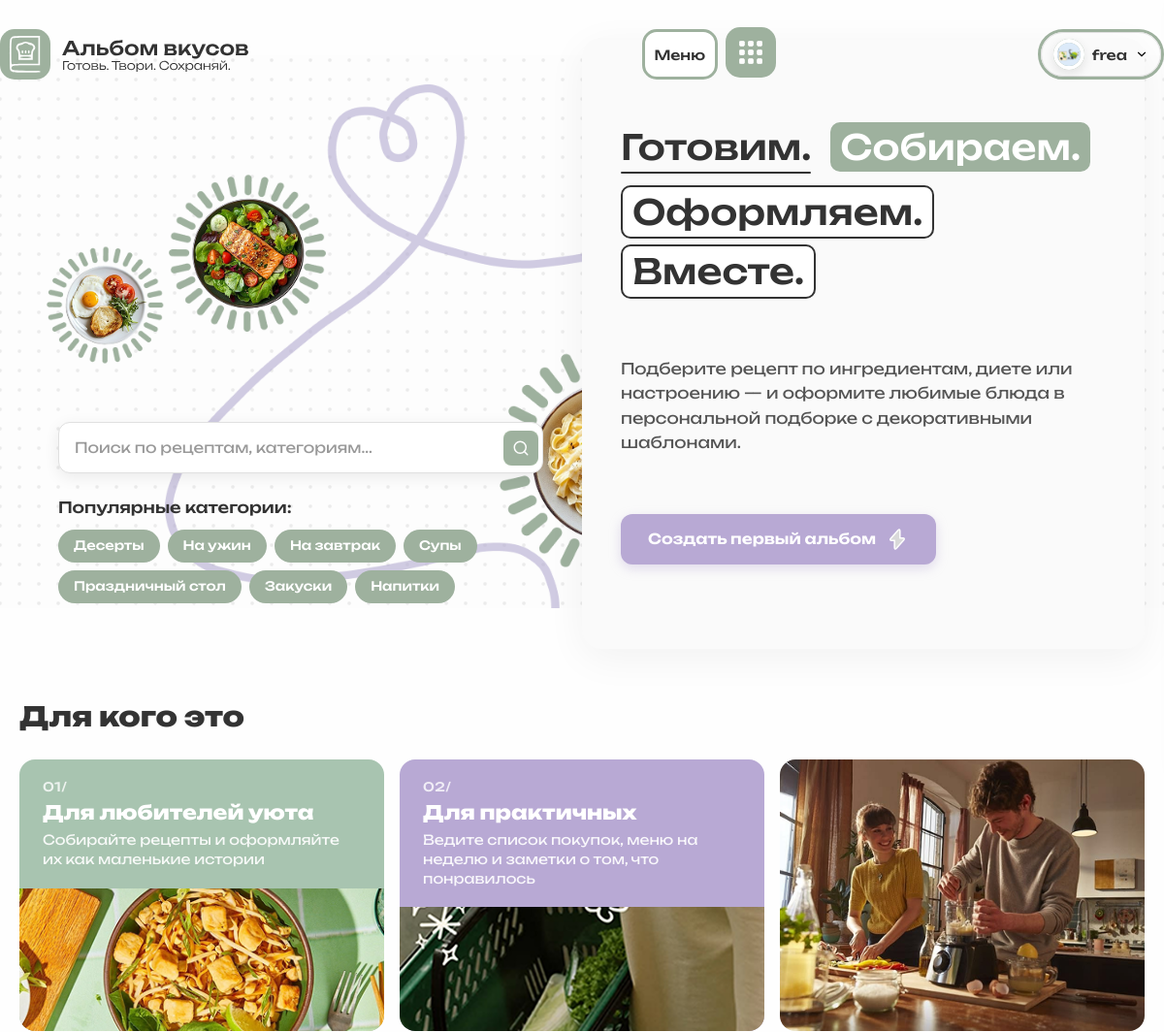
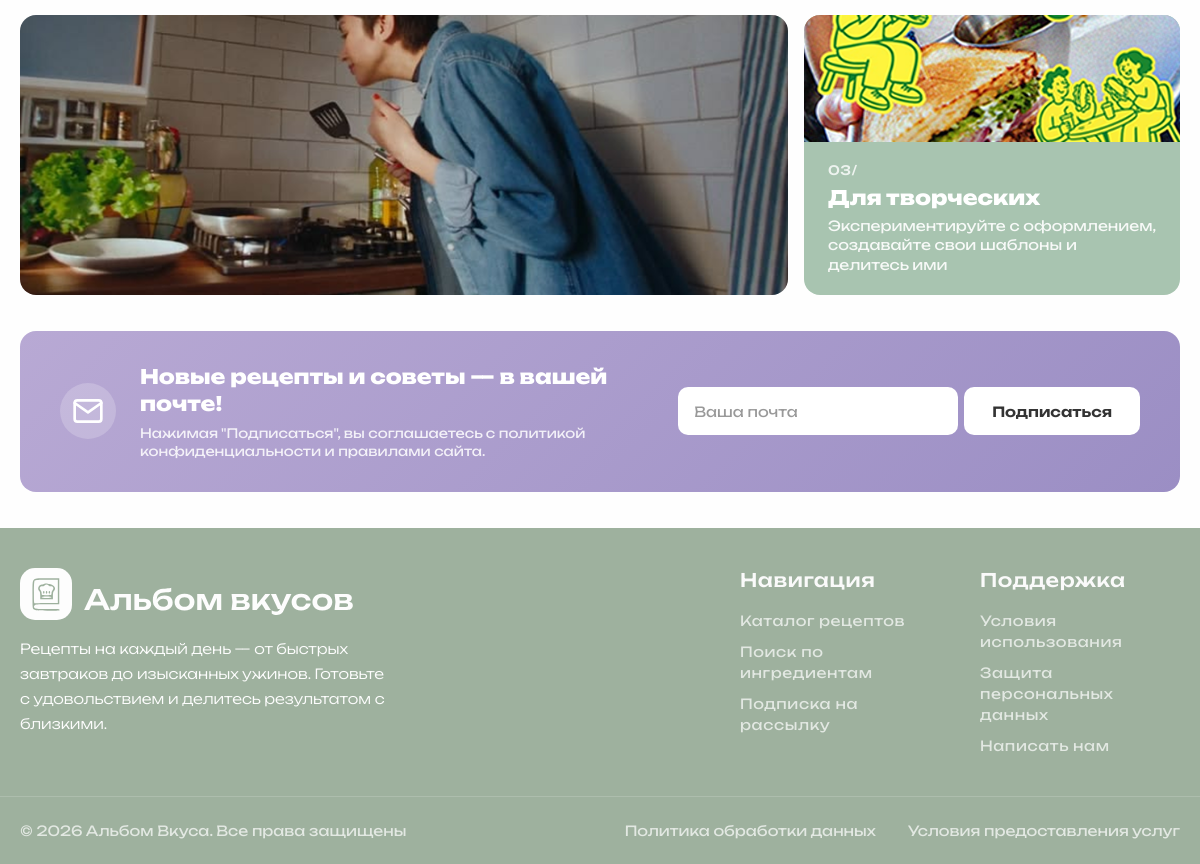
Screenshot of /index.php?page=main (signed in) with the database file from the repository (2 pictures, top to bottom).
### tables this page shows
CREATE TABLE `users` (
  `id` char(36) NOT NULL DEFAULT (uuid()),
  `email` varchar(255) NOT NULL,
  `password_hash` varchar(255) NOT NULL,
  `username` varchar(50) NOT NULL,
  `avatar_url` text,
  `role` enum('user','admin','moderator') NOT NULL DEFAULT 'user',
  `created_at` datetime NOT NULL DEFAULT CURRENT_TIMESTAMP,
  `updated_at` datetime NOT NULL DEFAULT CURRENT_TIMESTAMP ON UPDATE CURRENT_TIMESTAMP
);

CREATE TABLE `categories` (
  `id` char(36) NOT NULL DEFAULT (uuid()),
  `name` varchar(100) NOT NULL,
  `slug` varchar(100) NOT NULL,
  `description` text,
  `image_url` varchar(255) DEFAULT NULL,
  `created_at` datetime NOT NULL DEFAULT CURRENT_TIMESTAMP
);

### includes/hero_main.php (the view, shortened to what this page needs)
<?php
    global $connect;
    $is_logged_in = isset($_SESSION['user_id']) && !empty($_SESSION['user_id']);
    $username = '';
    $user_role = 'guest';
    $avatar_letter = '';
    $user = null;
    if ($is_logged_in) {
        $stmt = $connect->prepare("
            SELECT username, avatar_url, role
            FROM users
            WHERE id = ?
        ");
        $stmt->execute([$_SESSION['user_id']]);
        $user = $stmt->fetch(PDO::FETCH_ASSOC);
        if ($user) {
            $username = $user['username'];
            $user_role = $user['role'] ?? 'user';
            $avatar_letter = mb_strtoupper(mb_substr($username, 0, 1));
        } else {
            $is_logged_in = false;
            session_unset();
            session_destroy();
        }
    }
    $stmt = $connect->query("
        SELECT c.id, c.name, c.slug, COUNT(r.id) AS recipe_count
        FROM categories c
        LEFT JOIN recipe_categories rc ON c.id = rc.category_id
        LEFT JOIN recipes r ON rc.recipe_id = r.id AND r.status = 'published' AND r.deleted_at IS NULL
        GROUP BY c.id, c.name, c.slug
        ORDER BY recipe_count DESC
        LIMIT 7
    ");
    $popular_categories = $stmt->fetchAll(PDO::FETCH_ASSOC);
?>
<div class="hero_wrapper">
    <header class="v1 desktop_header">
        <div class="header_container">
            <div
                style="display: flex; align-items: center; max-width: 800px; width:100%; justify-content: space-between">
                <a href="?page=main">
                    <div class="logo_container"></div>
                </a>
                <div class="header_center">
                    <button class="menu_btn_v1" id="menuBtnV1">Меню</button>
                    <a href="?page=categories"><button class="menu_btn"></button></a>
                </div>
            </div>
            <div class="auth_buttons">
                <?php if ($is_logged_in): ?>
                <div class="user_menu" id="userMenu">
                    <button class="user_menu_toggle" id="userMenuToggle" aria-label="Меню пользователя">
                        <div class="user_avatar_mini">
                            <?php if (!empty($user['avatar_url'])): ?>
                            <img class='profile_avatar' src="<?= htmlspecialchars($user['avatar_url']) ?>" alt="Аватар">
                            <?php else: ?>
                            <span><?= htmlspecialchars($avatar_letter) ?></span>
                            <?php endif; ?>
                        </div>
                        <span class="user_name_mini"><?= htmlspecialchars($username) ?></span>
                        <svg class="chevron_mini" width="14" height="14" viewBox="0 0 24 24" fill="none"
                            stroke="currentColor" stroke-width="2" stroke-linecap="round">
                            <polyline points="6 9 12 15 18 9" />
                        </svg>
                    </button>
                </div>
                <?php else: ?>
                <a href="#" class="auth-btn active" id="loginBtn">Войти</a>
                <a href="#" class="auth-btn" id="registerBtn">Регистрация</a>
                <?php endif; ?>
            </div>
        </div>
    </header>
    <section class="hero_banner">
        <div class="hero_left">
            <div class="hero_left_content">
                <div class="hero_search_wrapper">
                    <form class="hero_search" id="heroSearchForm">
                        <input type="text" name="q" placeholder="Поиск по рецептам, категориям..." id="heroSearchInput"
                            autocomplete="off">
                        <button type="submit" class="search_submit" aria-label="Искать">
                            <img src="asset/img/search_icon.svg" alt="">
                        </button>
                    </form>
                </div>
                <div class="hero_categories">
                    <p class="categories_label">Популярные категории:</p>
                    <div class="categories_tags">
                        <?php if (!empty($popular_categories)): ?>
                        <?php foreach ($popular_categories as $cat): ?>
                        <a href="?page=category&slug=<?= urlencode($cat['slug']) ?>" class="category_tag">
                            <?= htmlspecialchars($cat['name']) ?>
                        </a>
                        <?php endforeach; ?>
                        <?php else: ?>
                        <a href="?page=categories" class="category_tag">Все категории</a>
                        <?php endif; ?>
                    </div>
                </div>
            </div>
        </div>
        <div class="hero_right">
            <h1 class="hero_title">
                <span class="title-line highlight--underline">Готовим.</span>
                <span class="title-line highlight highlight--green">Собираем.</span>
                <span class="title-line highlight highlight--outline">Оформляем.</span>
                <span class="title-line highlight highlight--outline">Вместе.</span>
            </h1>
            <p class="hero_description">
                Подберите рецепт по ингредиентам, диете или настроению — и оформите любимые блюда в персональной
                подборке с декоративными шаблонами.
            </p>
            <?php if ($is_logged_in && $user_role === 'user'): ?>
            <a href="?page=albums" class="hero_cta">
                Создать первый альбом
                <img src='asset/img/icon_flash.svg'>
            </a>
            <?php endif; ?>
        </div>
    </section>
</div>

### rows the page displays
users: avatar_url (picture), username "frea"
categories: name "Десерты"
categories: name "На ужин"
categories: name "На завтрак"
categories: name "Супы"
categories: name "Праздничный стол"
categories: name "Закуски"
categories: name "Напитки"
